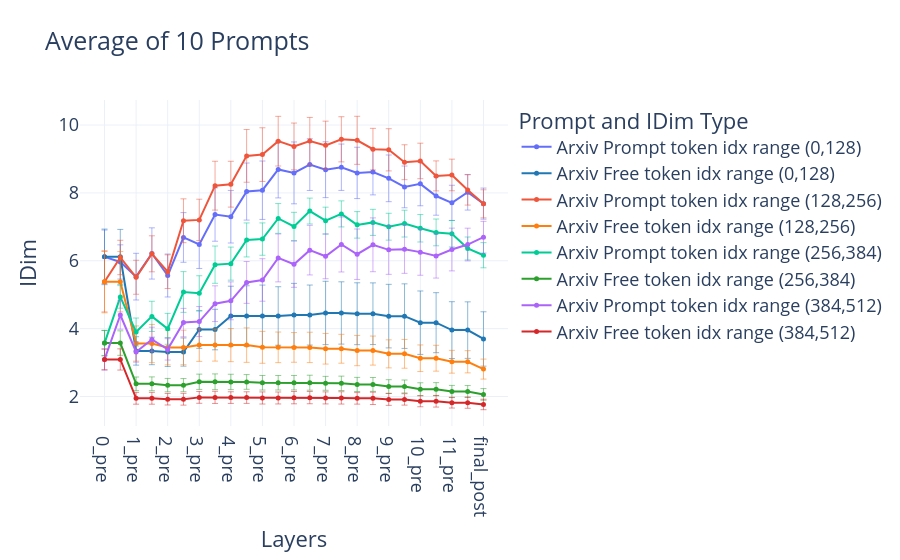

The notebook cell this image was saved under:
### Code cell
# Initialize a Plotly Figure object
fig = go.Figure()



# Example: Get the first color


# Add the main trace: the average line with error bars
for i in range(4):
    fig.add_trace(go.Scatter(
        x=labels,
        y=idim_avg_list[i],
        mode='lines+markers',  # Display both the line connecting points and markers at each point
        name=f'Arxiv Prompt token idx range ({range_list[i][0]},{range_list[i][1]})',   # Name for the legend
        line=dict(color=colors[i], width=2), # Style the average line
        marker=dict(size=5, color=colors[i]), # Style the markers
        error_y=dict(
            type='data',       # Error bar type: 'data' means the 'array' values are the error magnitudes
            array=idim_err_list[i],   # Provide the calculated standard error values for the error bars
            visible=True,      # Make the error bars visible
            thickness=1,       # Thickness of the error bar lines
            width=3,           # Width of the e rror bar caps
            color=get_alpha_color_string(colors[i]) # Color of error bars (royalblue with some transparency)
        )
    ))

    fig.add_trace(go.Scatter(
        x=labels,
        y=idim_free_avg_list[i],
        mode='lines+markers',  # Display both the line connecting points and markers at each point
        name=f'Arxiv Free token idx range ({range_list[i][0]},{range_list[i][1]})',   # Name for the legend
        line=dict(color=D3colors[i], width=2), # Style the average line
        marker=dict(size=5, color=D3colors[i]), # Style the markers
        error_y=dict(
            type='data',       # Error bar type: 'data' means the 'array' values are the error magnitudes
            array=idim_free_err_list[i],   # Provide the calculated standard error values for the error bars
            visible=True,      # Make the error bars visible
            thickness=1,       # Thickness of the error bar lines
            width=3,           # Width of the error bar caps
            color=get_alpha_color_string(D3colors[i]) # Color of error bars (royalblue with some transparency)
        )
    ))



# --- Optional: Add the original individual lines for context (commented out by default) ---
# Uncomment the following loop if you want to see the underlying data lines.
# for i in range(num_lines):
#     fig.add_trace(go.Scatter(
#         x=x_values,
#         y=y_data[i, :],
#         mode='lines',
#         name=f'Line {i+1}',
#         line=dict(width=0.5, color='rgba(128, 128, 128, 0.4)'), # Thin, semi-transparent grey lines
#         showlegend=False # Hide these individual lines from the main legend
#     ))

# --- 4. Customize the Plot Layout ---
fig.update_layout(font=dict(size=18)) 
fig.update_layout(
    title='Average of 10 Prompts', # Plot title
    xaxis_title='Layers',                 # X-axis label
    yaxis_title='IDim',                               # Y-axis label
    legend_title='Prompt and IDim Type',                               # Title for the legend box
    hovermode='x unified',                               # Show hover info for all traces at a given x-value
    template='plotly_white',
    showlegend=True,
)

#fig.write_image('IDIM_prompt_categories.png')
# --- 5. Show the Plot ---

# Display the figure. This will typically open it in a browser window
# or display it in the output cell of a Jupyter notebook.
fig.show()

### Figure 1 — Plotly figure (JSON) as saved in the notebook; plotly's stock layout.template omitted (floating-point values rounded to 4 significant figures)
{"data": [{"error_y": {"array": [0.7903, 0.5041, 0.6875, 0.7551, 0.6326, 0.7323, 0.7099, 0.7872, 0.7745, 0.8409, 0.8606, 0.839, 0.9114, 0.7629, 0.8229, 0.6832, 0.7557, 0.672, 0.688, 0.6151, 0.6451, 0.5664, 0.5184, 0.5244, 0.4581], "color": "rgba(99, 110, 250, 0.5)", "thickness": 1, "type": "data", "visible": true, "width": 3}, "line": {"color": "#636EFA", "width": 2}, "marker": {"color": "#636EFA", "size": 5}, "mode": "lines+markers", "name": "Arxiv Prompt token idx range (0,128)", "type": "scatter", "x": ["0_pre", "0_mid", "1_pre", "1_mid", "2_pre", "2_mid", "3_pre", "3_mid", "4_pre", "4_mid", "5_pre", "5_mid", "6_pre", "6_mid", "7_pre", "7_mid", "8_pre", "8_mid", "9_pre", "9_mid", "10_pre", "10_mid", "11_pre", "11_mid", "final_post"], "y": [6.115, 5.966, 5.532, 6.215, 5.566, 6.688, 6.483, 7.363, 7.298, 8.04, 8.079, 8.691, 8.59, 8.834, 8.684, 8.756, 8.59, 8.614, 8.429, 8.177, 8.267, 7.909, 7.707, 8.019, 7.684]}, {"error_y": {"array": [0.8192, 0.8089, 0.4186, 0.405, 0.4254, 0.4154, 0.5549, 0.5968, 0.8797, 0.893, 0.911, 0.8623, 0.9333, 0.8845, 0.9329, 0.9181, 0.9115, 0.9086, 0.9364, 0.9518, 0.9349, 0.8844, 0.837, 0.8333, 0.8014], "color": "rgba(31, 119, 180, 0.5)", "thickness": 1, "type": "data", "visible": true, "width": 3}, "line": {"color": "#1F77B4", "width": 2}, "marker": {"color": "#1F77B4", "size": 5}, "mode": "lines+markers", "name": "Arxiv Free token idx range (0,128)", "type": "scatter", "x": ["0_pre", "0_mid", "1_pre", "1_mid", "2_pre", "2_mid", "3_pre", "3_mid", "4_pre", "4_mid", "5_pre", "5_mid", "6_pre", "6_mid", "7_pre", "7_mid", "8_pre", "8_mid", "9_pre", "9_mid", "10_pre", "10_mid", "11_pre", "11_mid", "final_post"], "y": [6.115, 6.115, 3.343, 3.343, 3.31, 3.31, 3.974, 3.974, 4.371, 4.371, 4.373, 4.373, 4.401, 4.401, 4.462, 4.462, 4.44, 4.44, 4.369, 4.369, 4.176, 4.176, 3.957, 3.957, 3.696]}, {"error_y": {"array": [0.8915, 0.5062, 0.501, 0.5308, 0.4962, 0.646, 0.6091, 0.7196, 0.675, 0.7769, 0.7909, 0.7317, 0.689, 0.6976, 0.7124, 0.6652, 0.708, 0.6129, 0.6219, 0.5147, 0.5233, 0.4418, 0.4656, 0.4465, 0.4134], "color": "rgba(239, 85, 59, 0.5)", "thickness": 1, "type": "data", "visible": true, "width": 3}, "line": {"color": "#EF553B", "width": 2}, "marker": {"color": "#EF553B", "size": 5}, "mode": "lines+markers", "name": "Arxiv Prompt token idx range (128,256)", "type": "scatter", "x": ["0_pre", "0_mid", "1_pre", "1_mid", "2_pre", "2_mid", "3_pre", "3_mid", "4_pre", "4_mid", "5_pre", "5_mid", "6_pre", "6_mid", "7_pre", "7_mid", "8_pre", "8_mid", "9_pre", "9_mid", "10_pre", "10_mid", "11_pre", "11_mid", "final_post"], "y": [5.384, 6.097, 5.514, 6.206, 5.679, 7.18, 7.205, 8.213, 8.257, 9.091, 9.128, 9.525, 9.37, 9.526, 9.401, 9.58, 9.549, 9.289, 9.27, 8.905, 8.942, 8.501, 8.529, 8.088, 7.678]}, {"error_y": {"array": [0.9161, 0.8893, 0.5185, 0.5635, 0.5143, 0.5087, 0.4796, 0.4714, 0.4881, 0.508, 0.4704, 0.4511, 0.4378, 0.4472, 0.4508, 0.4255, 0.4458, 0.4283, 0.413, 0.4235, 0.3921, 0.381, 0.336, 0.3269, 0.2946], "color": "rgba(255, 127, 14, 0.5)", "thickness": 1, "type": "data", "visible": true, "width": 3}, "line": {"color": "#FF7F0E", "width": 2}, "marker": {"color": "#FF7F0E", "size": 5}, "mode": "lines+markers", "name": "Arxiv Free token idx range (128,256)", "type": "scatter", "x": ["0_pre", "0_mid", "1_pre", "1_mid", "2_pre", "2_mid", "3_pre", "3_mid", "4_pre", "4_mid", "5_pre", "5_mid", "6_pre", "6_mid", "7_pre", "7_mid", "8_pre", "8_mid", "9_pre", "9_mid", "10_pre", "10_mid", "11_pre", "11_mid", "final_post"], "y": [5.384, 5.384, 3.562, 3.562, 3.446, 3.446, 3.515, 3.515, 3.515, 3.515, 3.449, 3.449, 3.447, 3.447, 3.407, 3.407, 3.354, 3.354, 3.257, 3.257, 3.128, 3.128, 3.024, 3.024, 2.808]}, {"error_y": {"array": [0.3715, 0.3326, 0.4128, 0.4453, 0.4554, 0.6002, 0.5175, 0.5492, 0.4871, 0.5013, 0.4765, 0.4388, 0.4152, 0.3811, 0.3983, 0.3835, 0.3908, 0.3845, 0.3958, 0.3948, 0.4043, 0.3943, 0.3899, 0.3381, 0.3706], "color": "rgba(0, 204, 150, 0.5)", "thickness": 1, "type": "data", "visible": true, "width": 3}, "line": {"color": "#00CC96", "width": 2}, "marker": {"color": "#00CC96", "size": 5}, "mode": "lines+markers", "name": "Arxiv Prompt token idx range (256,384)", "type": "scatter", "x": ["0_pre", "0_mid", "1_pre", "1_mid", "2_pre", "2_mid", "3_pre", "3_mid", "4_pre", "4_mid", "5_pre", "5_mid", "6_pre", "6_mid", "7_pre", "7_mid", "8_pre", "8_mid", "9_pre", "9_mid", "10_pre", "10_mid", "11_pre", "11_mid", "final_post"], "y": [3.575, 4.935, 3.901, 4.362, 3.994, 5.08, 5.042, 5.885, 5.916, 6.614, 6.639, 7.247, 7.012, 7.465, 7.181, 7.382, 7.058, 7.131, 7.004, 7.095, 6.958, 6.836, 6.797, 6.363, 6.164]}, {"error_y": {"array": [0.3737, 0.3615, 0.2003, 0.204, 0.1975, 0.1938, 0.2252, 0.2321, 0.227, 0.2168, 0.2144, 0.2135, 0.2131, 0.2209, 0.2047, 0.2117, 0.2079, 0.2042, 0.2008, 0.1909, 0.1895, 0.193, 0.1798, 0.176, 0.1716], "color": "rgba(44, 160, 44, 0.5)", "thickness": 1, "type": "data", "visible": true, "width": 3}, "line": {"color": "#2CA02C", "width": 2}, "marker": {"color": "#2CA02C", "size": 5}, "mode": "lines+markers", "name": "Arxiv Free token idx range (256,384)", "type": "scatter", "x": ["0_pre", "0_mid", "1_pre", "1_mid", "2_pre", "2_mid", "3_pre", "3_mid", "4_pre", "4_mid", "5_pre", "5_mid", "6_pre", "6_mid", "7_pre", "7_mid", "8_pre", "8_mid", "9_pre", "9_mid", "10_pre", "10_mid", "11_pre", "11_mid", "final_post"], "y": [3.575, 3.575, 2.374, 2.374, 2.336, 2.336, 2.434, 2.434, 2.429, 2.429, 2.405, 2.405, 2.407, 2.407, 2.389, 2.389, 2.356, 2.356, 2.295, 2.295, 2.216, 2.216, 2.147, 2.147, 2.062]}, {"error_y": {"array": [0.3161, 0.4198, 0.2998, 0.3612, 0.3145, 0.4191, 0.4423, 0.5265, 0.5587, 0.6163, 0.6263, 0.7054, 0.6807, 0.7308, 0.6618, 0.8095, 0.743, 0.793, 0.7214, 0.7128, 0.6814, 0.6523, 0.6297, 0.4821, 0.4669], "color": "rgba(171, 99, 250, 0.5)", "thickness": 1, "type": "data", "visible": true, "width": 3}, "line": {"color": "#AB63FA", "width": 2}, "marker": {"color": "#AB63FA", "size": 5}, "mode": "lines+markers", "name": "Arxiv Prompt token idx range (384,512)", "type": "scatter", "x": ["0_pre", "0_mid", "1_pre", "1_mid", "2_pre", "2_mid", "3_pre", "3_mid", "4_pre", "4_mid", "5_pre", "5_mid", "6_pre", "6_mid", "7_pre", "7_mid", "8_pre", "8_mid", "9_pre", "9_mid", "10_pre", "10_mid", "11_pre", "11_mid", "final_post"], "y": [3.092, 4.403, 3.312, 3.681, 3.389, 4.179, 4.209, 4.736, 4.82, 5.362, 5.435, 6.084, 5.898, 6.314, 6.133, 6.48, 6.193, 6.471, 6.322, 6.342, 6.255, 6.143, 6.332, 6.478, 6.695]}, {"error_y": {"array": [0.3017, 0.3124, 0.1738, 0.1745, 0.1696, 0.1738, 0.1741, 0.1791, 0.1719, 0.1712, 0.1784, 0.1764, 0.1814, 0.1799, 0.1772, 0.1815, 0.17, 0.1818, 0.1752, 0.168, 0.1617, 0.1716, 0.1589, 0.1661, 0.1543], "color": "rgba(214, 39, 40, 0.5)", "thickness": 1, "type": "data", "visible": true, "width": 3}, "line": {"color": "#D62728", "width": 2}, "marker": {"color": "#D62728", "size": 5}, "mode": "lines+markers", "name": "Arxiv Free token idx range (384,512)", "type": "scatter", "x": ["0_pre", "0_mid", "1_pre", "1_mid", "2_pre", "2_mid", "3_pre", "3_mid", "4_pre", "4_mid", "5_pre", "5_mid", "6_pre", "6_mid", "7_pre", "7_mid", "8_pre", "8_mid", "9_pre", "9_mid", "10_pre", "10_mid", "11_pre", "11_mid", "final_post"], "y": [3.092, 3.092, 1.948, 1.948, 1.92, 1.92, 1.975, 1.975, 1.968, 1.968, 1.957, 1.957, 1.967, 1.967, 1.959, 1.959, 1.946, 1.946, 1.915, 1.915, 1.86, 1.86, 1.82, 1.82, 1.766]}], "layout": {"font": {"size": 18}, "hovermode": "x unified", "legend": {"title": {"text": "Prompt and IDim Type"}}, "showlegend": true, "title": {"text": "Average of 10 Prompts"}, "xaxis": {"title": {"text": "Layers"}}, "yaxis": {"title": {"text": "IDim"}}}}
